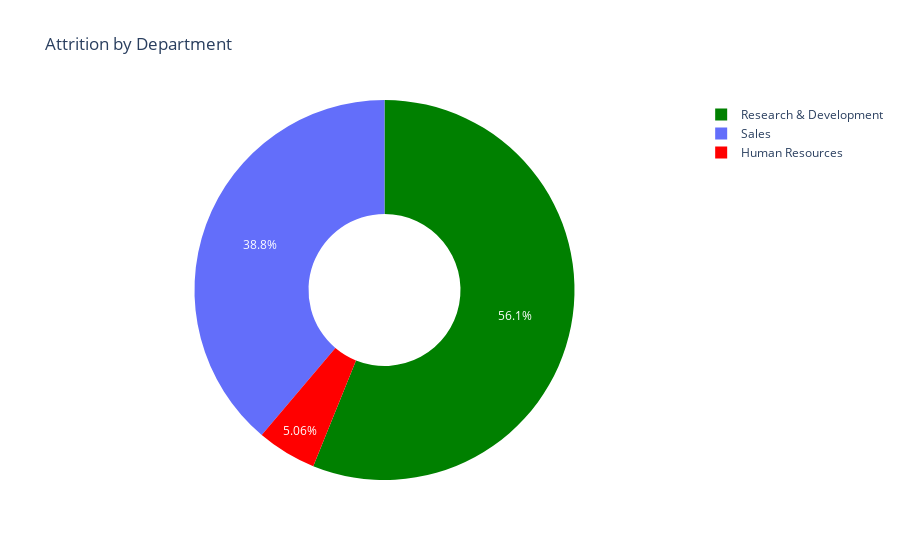

The notebook cell this image was saved under:
### Code cell
# create a donut chart

fig = go.Figure(data=[go.Pie(
    labels=attrition_by_dpt['Department'],
    values=attrition_by_dpt['count'],
    hole=0.4,
    marker=dict(colors=['red' , 'green']),
    textposition='inside'
    
)])

# update the layout

fig.update_layout(title = 'Attrition by Department')

# show the chart

fig.show()

### Figure 1 — Plotly figure (JSON) as saved in the notebook; plotly's stock layout.template omitted (floating-point values rounded to 4 significant figures)
{"data": [{"hole": 0.4, "labels": ["Human Resources", "Research & Development", "Sales"], "marker": {"colors": ["red", "green"]}, "textposition": "inside", "type": "pie", "values": [12, 133, 92]}], "layout": {"autosize": true, "title": {"text": "Attrition by Department"}}}
